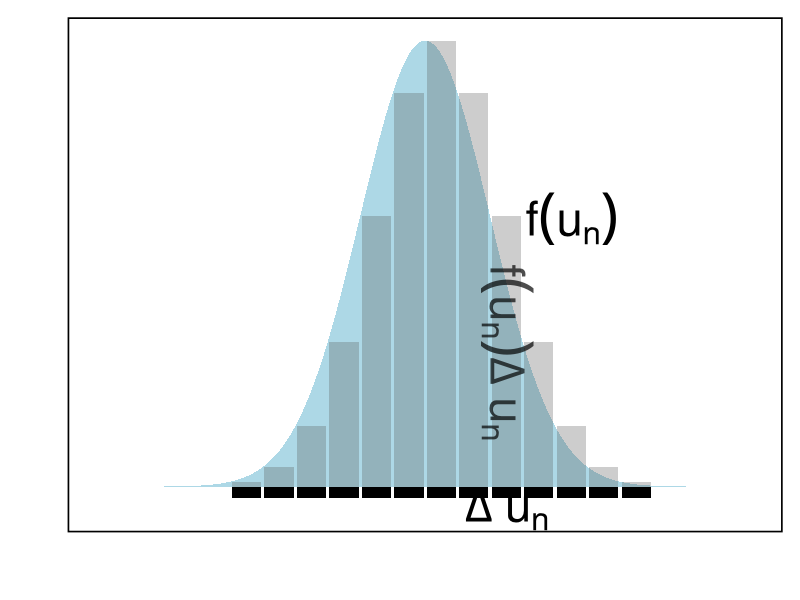
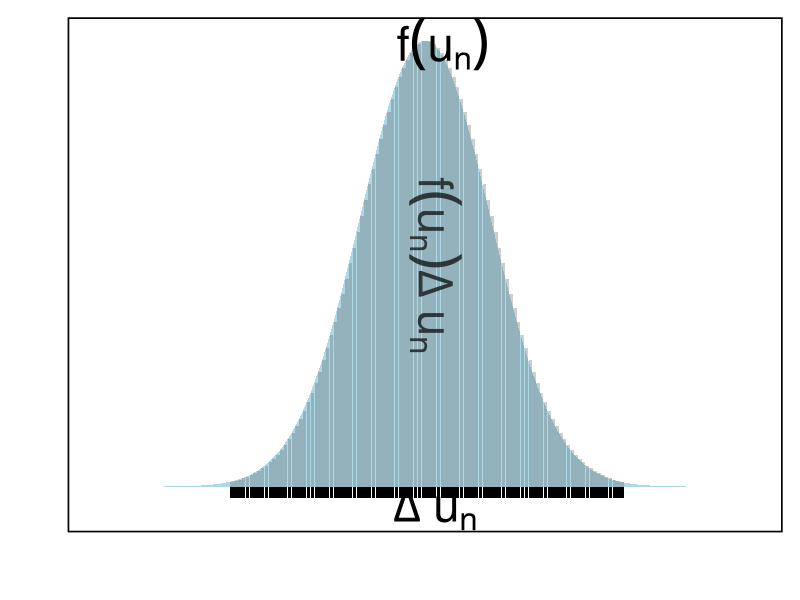
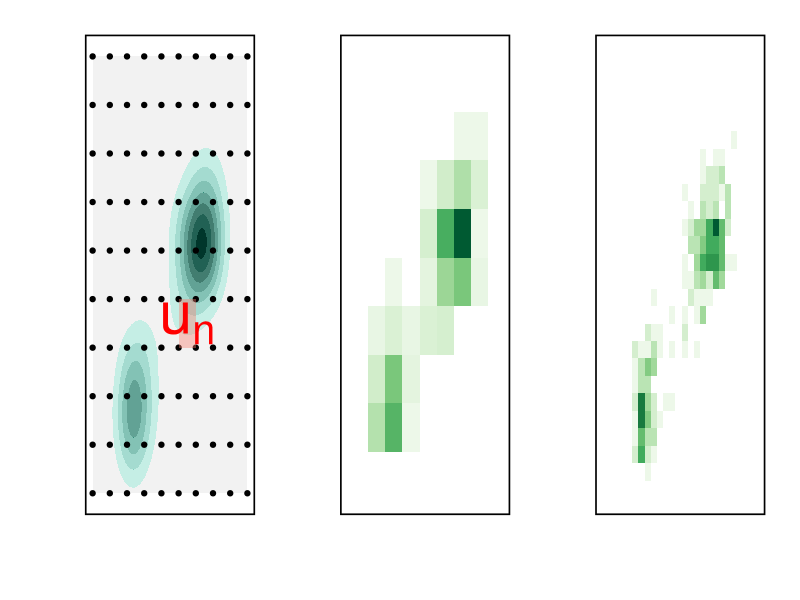
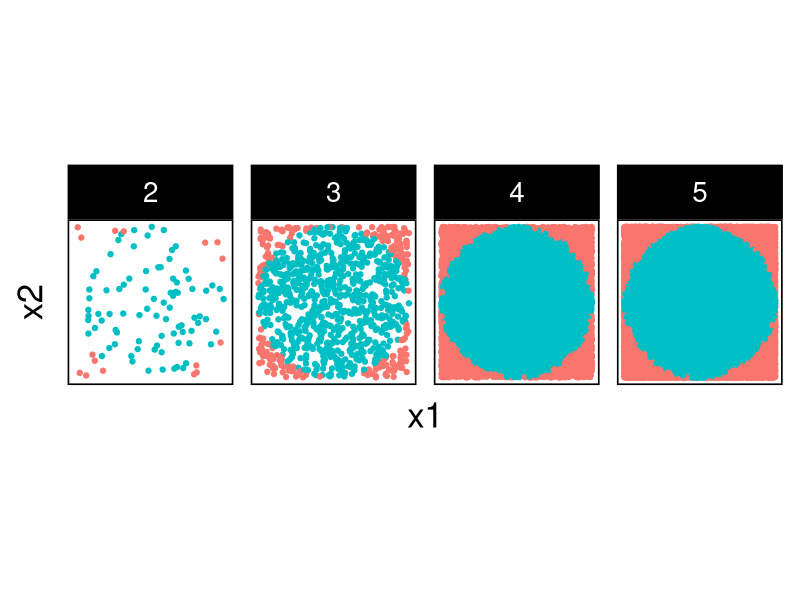
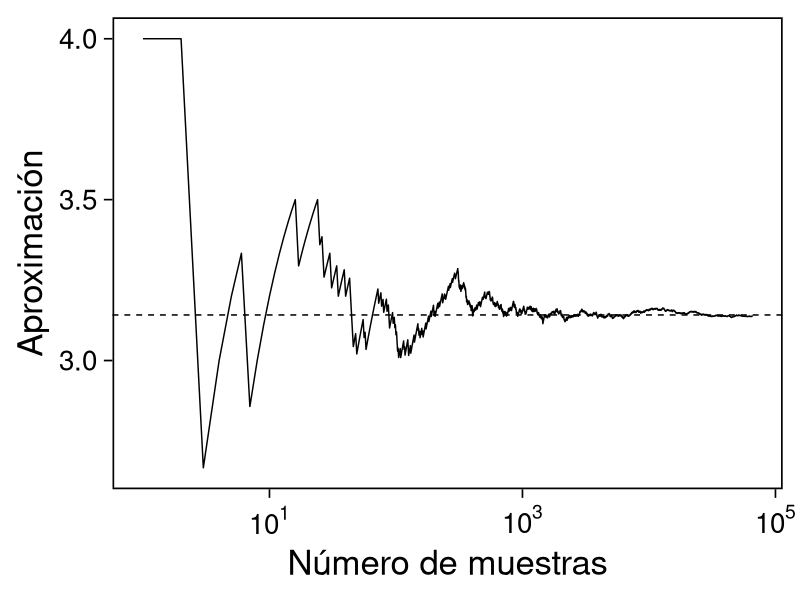
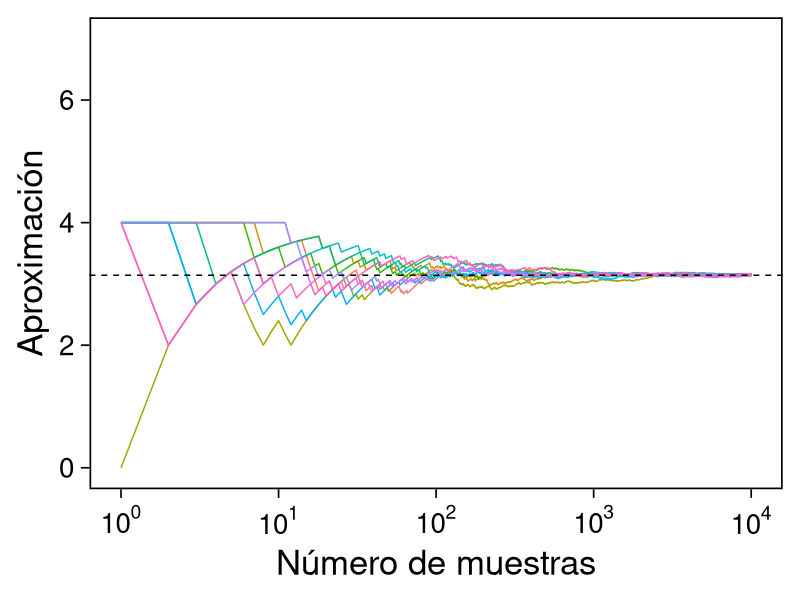
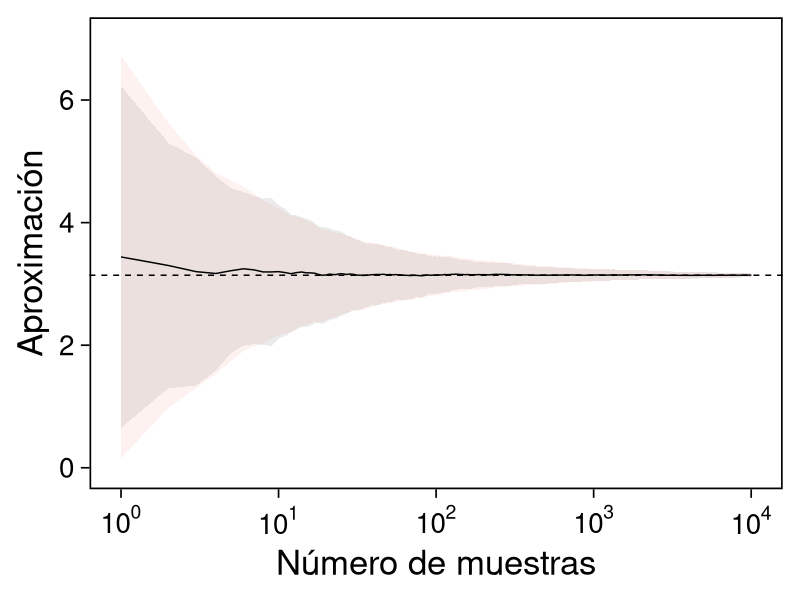
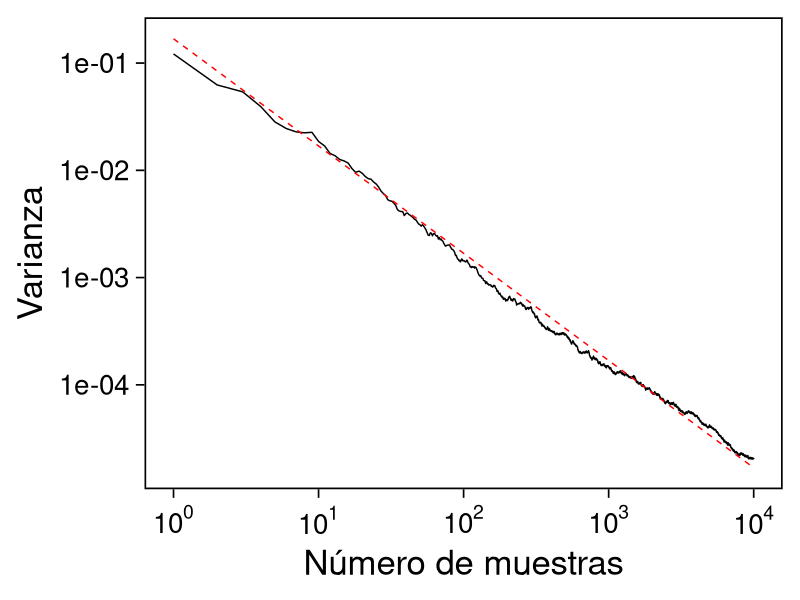

Reproduce these figures in R, in order.
## Setup --------------------------------------------------

## Setup --------------------------------------------
library(tidyverse)
library(patchwork)
library(scales)

## Cambia el default del tamaño de fuente 
theme_set(theme_linedraw(base_size = 25))

## Cambia el número de decimales para mostrar
options(digits = 4)
## Problemas con mi consola en Emacs
options(pillar.subtle = FALSE)
options(rlang_backtrace_on_error = "none")
options(crayon.enabled = FALSE)

## Para el tema de ggplot
sin_lineas <- theme(panel.grid.major = element_blank(),
                    panel.grid.minor = element_blank())
color.itam  <- c("#00362b","#004a3b", "#00503f", "#006953", "#008367", "#009c7b", "#00b68f", NA)

sin_leyenda <- theme(legend.position = "none")
sin_ejes <- theme(axis.ticks = element_blank(), axis.text = element_blank())

## Ejemplo de integracion numerica -----------------------

grid.n          <- 11                 # Número de celdas 
grid.size       <- 6/(grid.n+1)       # Tamaño de celdas en el intervalo [-3, 3]
norm.cuadrature <- tibble(x = seq(-3, 3, by = grid.size), y = dnorm(x) )


norm.density <- tibble(x = seq(-5, 5, by = .01), 
       y = dnorm(x) )

norm.cuadrature |>
  ggplot(aes(x=x + grid.size/2, y=y)) + 
  geom_area(data = norm.density, aes(x = x, y = y), fill = 'lightblue') + 
  geom_bar(stat="identity", alpha = .3) + 
  geom_bar(aes(x = x + grid.size/2, y = -0.01), fill = 'black', stat="identity") + 
  sin_lineas + xlab('') + ylab("") + 
  annotate('text', label = expression(Delta~u[n]),
           x = .01 + 5 * grid.size/2, y = -.02, size = 12) + 
  annotate('text', label = expression(f(u[n]) ),
           x = .01 + 9 * grid.size/2, y = dnorm(.01 + 4 * grid.size/2), size = 12) + 
  annotate('text', label = expression(f(u[n]) * Delta~u[n]), 
           x = .01 + 5 * grid.size/2, y = dnorm(.01 + 4 * grid.size/2)/2, 
           angle = -90, alpha = .7, size = 12) + sin_ejes

grid.n          <- 101                 # Número de celdas 
grid.size       <- 6/(grid.n+1)       # Tamaño de celdas en el intervalo [-3, 3]
norm.cuadrature <- tibble(x = seq(-3, 3, by = grid.size), y = dnorm(x) )

norm.cuadrature |>
    ggplot(aes(x=x + grid.size/2, y=y)) + 
    geom_area(data = norm.density, aes(x = x, y = y), fill = 'lightblue') + 
    geom_bar(stat="identity", alpha = .3) + 
    geom_bar(aes(x = x + grid.size/2, y = -0.01), fill = 'black', stat="identity") + 
    sin_lineas + xlab('') + ylab("") + 
    annotate('text', label = expression(Delta~u[n]),
             x = .01 + 5 * grid.size/2, y = -.02, size = 12) + 
    annotate('text', label = expression(f(u[n]) ),
             x = .01 + 9 * grid.size/2, y = dnorm(.01 + 4 * grid.size/2), size = 12) + 
    annotate('text', label = expression(f(u[n]) * Delta~u[n]), 
             x = .01 + 5 * grid.size/2, y = dnorm(.01 + 4 * grid.size/2)/2, 
             angle = -90, alpha = .7, size = 12) + sin_ejes

crear_log_post <- function(n, k){
  function(theta){
    verosim <- k * log(theta) + (n - k) * log(1 - theta)
    inicial <- log(theta)
    verosim + inicial
  }
}

# observamos 3 exitos en 4 pruebas:
log_post <- crear_log_post(4, 3)
prob_post <- function(x) { exp(log_post(x))}
# integramos numericamente
p_x <- integrate(prob_post, lower = 0, upper = 1, subdivisions = 100L)
p_x

media_funcion <- function(theta){
  theta * prob_post(theta) / p_x$value
}
integral_media <- integrate(media_funcion,
                            lower = 0, upper = 1,
                            subdivisions = 100L)
media_post <- integral_media$value 
c(Numerico = media_post, Analitico = 5/(2+5))

canvas <- ggplot(faithful, aes(x = eruptions, y = waiting)) +
  xlim(0.5, 6) +
  ylim(40, 110)

grid.size <- 10 - 1

mesh <- expand.grid(x = seq(0.5, 6, by = (6-.5)/grid.size),
                    y = seq(40, 110, by = (110-40)/grid.size))

g1 <- canvas +
  geom_density_2d_filled(aes(alpha = ..level..), bins = 8) +
  scale_fill_manual(values = rev(color.itam)) + 
  sin_lineas + theme(legend.position = "none") +
  geom_point(data = mesh, aes(x = x, y = y)) + 
  annotate("rect", xmin = .5 + 5 * (6-.5)/grid.size, 
           xmax = .5 + 6 * (6-.5)/grid.size, 
           ymin = 40 + 3 * (110-40)/grid.size, 
           ymax = 40 + 4 * (110-40)/grid.size,
           linestyle = 'dashed', 
           fill = 'salmon', alpha = .4) + ylab("") + xlab("") + 
  annotate('text', x = .5 + 5.5 * (6-.5)/grid.size, 
           y = 40 + 3.5 * (110-40)/grid.size, 
           label = expression(u[n]), color = 'red', size = 15) +
  theme(axis.ticks = element_blank(), 
        axis.text = element_blank())


g2 <- canvas + 
  stat_bin2d(aes(fill = after_stat(density)), binwidth = c((6-.5)/grid.size, (110-40)/grid.size)) +
  sin_lineas + theme(legend.position = "none") +
  theme(axis.ticks = element_blank(), 
        axis.text = element_blank()) +
  scale_fill_distiller(palette = "Greens", direction = 1) + 
  sin_lineas + theme(legend.position = "none") +
  ylab("") + xlab("")

g3 <- canvas + 
  stat_bin2d(aes(fill = after_stat(density)), binwidth = c((6-.5)/25, (110-40)/25)) +
  sin_lineas + theme(legend.position = "none") +
  theme(axis.ticks = element_blank(), 
        axis.text = element_blank()) +
  scale_fill_distiller(palette = "Greens", direction = 1) + 
  sin_lineas + theme(legend.position = "none") +
  ylab("") + xlab("")

g1 + g2 + g3

## Integración Monte Carlo ----------------------------------- 
genera_dardos <- function(n = 100){
    tibble(x1 = runif(n, min = -1, max = 1), 
           x2 = runif(n, min = -1, max = 1)) %>% 
      mutate(resultado = ifelse(x1**2 + x2**2 <= 1., 1., 0.))
  }

  dardos <- tibble(n = seq(2,5)) %>% 
    mutate(datos = map(10**n, genera_dardos)) %>% 
    unnest() 

  dardos %>% 
    ggplot(aes(x = x1, y = x2)) + 
      geom_point(aes(color = factor(resultado))) + 
      facet_wrap(~n, nrow = 1) +  
    sin_lineas + sin_ejes + sin_leyenda + coord_equal()

dardos |>
  group_by(n) |>
  summarise(aprox = 4 * mean(resultado))

set.seed(1087)
genera_dardos(n = 2**16) %>% 
  mutate(n = seq(1, 2**16), 
         approx = cummean(resultado) * 4) %>% 
  ggplot(aes(x = n, y = approx)) + 
    geom_line() + 
    geom_hline(yintercept = pi, linetype = 'dashed') + 
    scale_x_continuous(trans='log10', 
                       labels = trans_format("log10", math_format(10^.x))) + 
  ylab('Aproximación') + xlab("Número de muestras") + sin_lineas

set.seed(108)
nsamples <- 10**4; nexp <- 100
U <- runif(nexp * 2 * nsamples)
U <- array(U, dim = c(nexp, 2, nsamples))
apply(U[1:5,,], 1, str)

resultados <- apply(U, 1, function(x){
  dardos <- apply(x**2, 2, sum)
  exitos <- ifelse(dardos <= 1, 1, 0)
  prop   <- cummean(exitos)
  4 * prop
})

resultados |>
  as_data_frame() |>
  mutate(n = 1:nsamples) |>
  pivot_longer(cols = 1:10) |>
  ggplot(aes(n, value)) +
  geom_line(aes(group = name, color = name)) +
  geom_hline(yintercept = pi, linetype = 'dashed') + 
  scale_x_continuous(trans='log10', 
                     labels = trans_format("log10", math_format(10^.x))) + 
  ylab('Aproximación') + xlab("Número de muestras") + sin_lineas + sin_leyenda +
  ylim(0, 7)

resultados |>
  as_data_frame() |>
  mutate(n = 1:nsamples) |>
  pivot_longer(cols = 1:nexp) |>
  group_by(n) |>
  summarise(promedio = mean(value),
            desv.est = sd(value),
            y.lo = promedio - 2 * desv.est,
            y.hi = promedio + 2 * desv.est) |>
  ggplot(aes(n , promedio)) +
  geom_ribbon(aes(ymin = y.lo, ymax = y.hi), fill = "gray", alpha = .3) +
  geom_ribbon(aes(ymin = promedio - 2 * sqrt(pi * (4 - pi)/(n)),
                  ymax = promedio + 2 * sqrt(pi * (4 - pi)/(n))),
              fill = "salmon", alpha = .1) +
  geom_hline(yintercept = pi, linetype = 'dashed') + 
  geom_line() +
  scale_x_continuous(trans='log10', 
                     labels = trans_format("log10", math_format(10^.x))) + 
  ylab('Aproximación') + xlab("Número de muestras") + sin_lineas + sin_leyenda +
ylim(0, 7)

resultados |>
  as_data_frame() |>
  mutate(n = 1:nsamples) |>
  pivot_longer(cols = 1:nexp) |>
  group_by(n) |>
  summarise(varianza = var(value/4)) |>
  mutate(cramer.rao = pi * (4 - pi)/(16 * n)) |>
  ggplot(aes(n , varianza)) +
  geom_line() +
  geom_line(aes(n, cramer.rao), lty = 2, color = 'red') +
  scale_y_continuous(trans='log10') +
  scale_x_continuous(trans='log10', 
                     labels = trans_format("log10", math_format(10^.x))) + 
  ylab('Varianza') + xlab("Número de muestras") + sin_lineas + sin_leyenda

### Ejemplo proporciones ------------------

theta <- rbeta(10000, 5, 2)
media_post <- mean(theta)
momento_2_post <- mean(theta^2)
c(mu_1 = media_post, mu_2 = momento_2_post)

mean(exp(theta) > 2)

### Ejemplo helados -------------------------

datos <- tibble(
  sabor = c("fresa", "limon", "mango", "guanabana"),
  n = c(50, 45, 51, 50), gusto = c(36, 35, 42, 29)) %>% 
  mutate(prop_gust = gusto / n)

datos

datos <- datos |>
  mutate(a_post = gusto + 2,
         b_post = n - gusto + 1,
         media_post = a_post/(a_post + b_post))
datos

modelo_beta <- function(params, n = 5000){
  rbeta(n, params$alpha, params$beta)
}

## Generamos muestras de la posterior
paletas <- datos |>
  mutate(alpha = a_post, beta = b_post) |>
  nest(params.posterior = c(alpha, beta)) |>
  mutate(muestras.posterior = map(params.posterior, modelo_beta)) |>
  select(sabor, muestras.posterior)

paletas |>
  unnest(muestras.posterior) |>
  ggplot(aes(muestras.posterior)) +
  geom_histogram(aes(fill = sabor), position = "identity", alpha = .8) +
  sin_lineas

## Utilizamos el metodo Monte Carlo para aproximar la integral. 
paletas |>
  unnest(muestras.posterior) |>
  mutate(id = rep(seq(1, 5000), 4)) |> group_by(id) |>
  summarise(favorito = sabor[which.max(muestras.posterior)]) |>
  group_by(favorito) |> tally() |>
  mutate(prop = n/sum(n))

crea_mezcla <- function(weights){
  function(x){
    weights$w1 * dnorm(x, mean = -1.5, sd = .5) +
      weights$w2 * dnorm(x, mean = 1.5, sd = .7)
  }
}
objetivo <- crea_mezcla(list(w1 = .6, w2 = .4))

muestras_mezcla <- function(id){
  n <- 100
  tibble(u = runif(n)) |>
    mutate(muestras = ifelse(u <= .6,
                             rnorm(1, -1.5, sd = .5),
                             rnorm(1,  1.5, sd = .7))) |>
    pull(muestras)
}

muestras.mezcla <- tibble(id = 1:1000) |>
  mutate(muestras  = map(id, muestras_mezcla)) |>
  unnest(muestras) |>
  group_by(id) |>
  summarise(estimate = mean(muestras))

g0 <- muestras.mezcla |>
  ggplot(aes(estimate)) +
  geom_histogram() +
  geom_vline(xintercept = -1.5 * .6 + 1.5 * .4,
             lty = 2, color = 'salmon', lwd = 1.5) +
  geom_vline(xintercept = mean(muestras.mezcla$estimate),
             lty = 3, color = 'steelblue', lwd = 1.5) +
  xlim(-1, 1) +
  ggtitle("Objetivo") + sin_lineas

muestras_uniforme <- function(id){
  n <- 100
  runif(n, -5, 5)
}

muestras.uniforme <- tibble(id = 1:1000) |>
  mutate(muestras  = map(id, muestras_uniforme)) |>
  unnest(muestras) |>
  mutate(pix = objetivo(muestras),
         gx  = dunif(muestras, -5, 5),
         wx  = pix/gx) |>
  group_by(id) |>
  summarise(estimate = sum(muestras * wx)/sum(wx))

g1 <- muestras.uniforme |>
  ggplot(aes(estimate)) +
  geom_histogram() +
  geom_vline(xintercept = -1.5 * .6 + 1.5 * .4,
             lty = 2, color = 'salmon', lwd = 1.5) +
  geom_vline(xintercept = mean(muestras.uniforme$estimate),
             lty = 3, color = 'steelblue', lwd = 1.5) +
  xlim(-1, 1) +
  ggtitle("Uniforme(-5,5)") + sin_lineas

muestras_importancia <- function(id){
  n <- 100
  rnorm(n, 0, sd = 1)
}  

muestras.normal  <- tibble(id = 1:1000) |>
  mutate(muestras  = map(id, muestras_importancia)) |>
  unnest(muestras) |>
  mutate(pix = objetivo(muestras),
         gx  = dnorm(muestras, 0, sd = 1),
         wx  = pix/gx) |>
  group_by(id) |>
  summarise(estimate = sum(muestras * wx)/sum(wx))

g2  <- muestras.normal |> ggplot(aes(estimate)) +
  geom_histogram() +
  geom_vline(xintercept = -1.5 * .6 + 1.5 * .4,
             lty = 2, color = 'salmon', lwd = 1.5) +
  geom_vline(xintercept = mean(muestras.normal$estimate),
             lty = 3, color = 'steelblue', lwd = 1.5) +
  xlim(-1, 1) +
  ggtitle("Normal(0, 2)") +
  sin_lineas

g0 + g1 + g2
